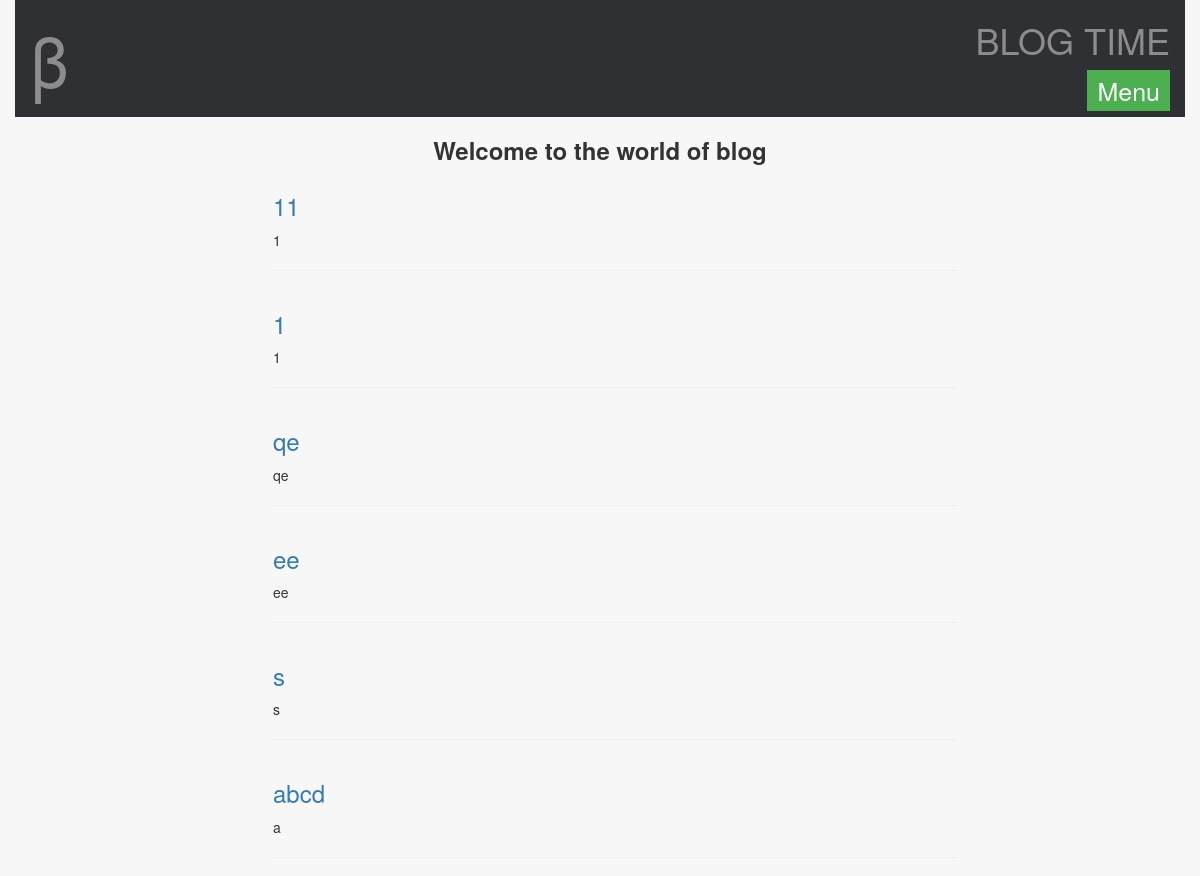
The page /posts/ (upper part) on the database as committed earlier.
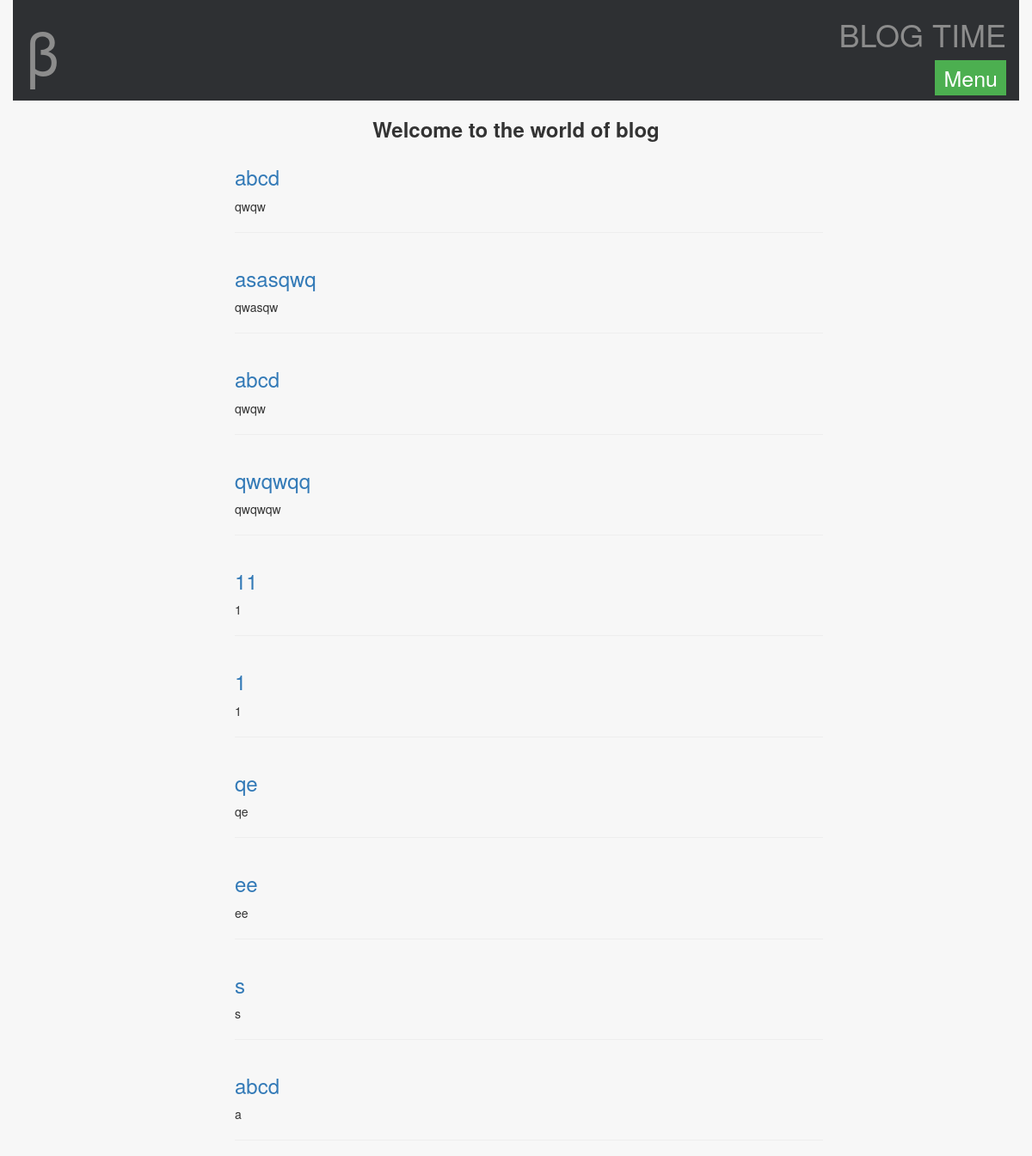
The same page on the database as committed later.
### blogs/models.py (models this page shows, shortened)
class Post(models.Model):
    title = models.CharField(max_length=150)
    content = models.TextField()
    postupdate = models.DateTimeField(auto_now=True, auto_now_add=False)
    posttime = models.DateTimeField(auto_now=False, auto_now_add=True)

### blogs/views.py (the view)
class blog_list(View):
    def get(self, request, *args, **kwargs):
        query = Post.objects.all().order_by("-postupdate")
        context = {
            "list": query,
        }
        return render(request, "blogs.html", context)

### templates/blogs.html
{% extends "base2.html" %} {% block body %}
<div class="text-center">
    <h3><b>Welcome to the world of blog</b></h3>
</div>
<div class="container center">
    <div class="blog-container">{% for obj in list %}
        <div class="row">
            <div class="col-md-7 ">
                <h3>
                    <a href="{% url 'posts:show_post' id=obj.id %}">{{ obj.title }}</a>
                </h3>
            </div>
        </div>
        <p>{{ obj.content }}</p>
        <hr>{% endfor %}
    </div>
</div> {% endblock %}

Rows that differ between the two databases and show on the page:
added Post: title "abcd", content "qwqw"
added Post: title "asasqwq", content "qwasqw"
added Post: title "abcd", content "qwqw"
added Post: title "qwqwqq", content "qwqwqw"
